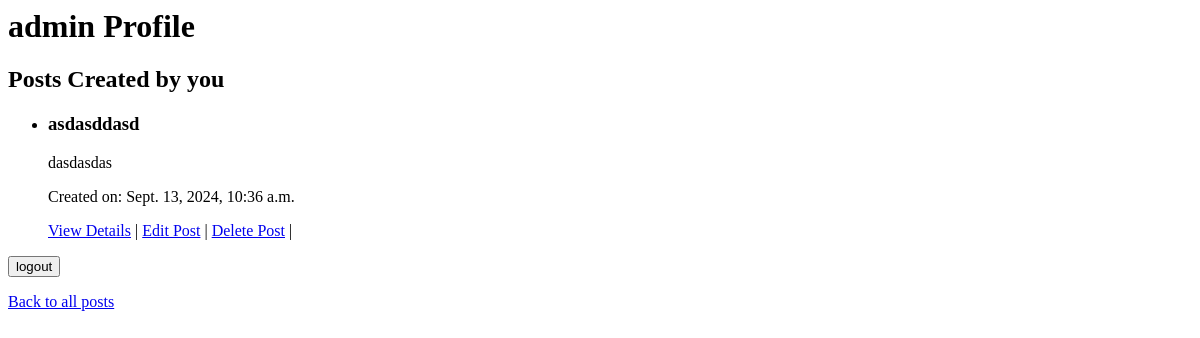
Page /blog/profile/ (signed in) on the earlier database version.
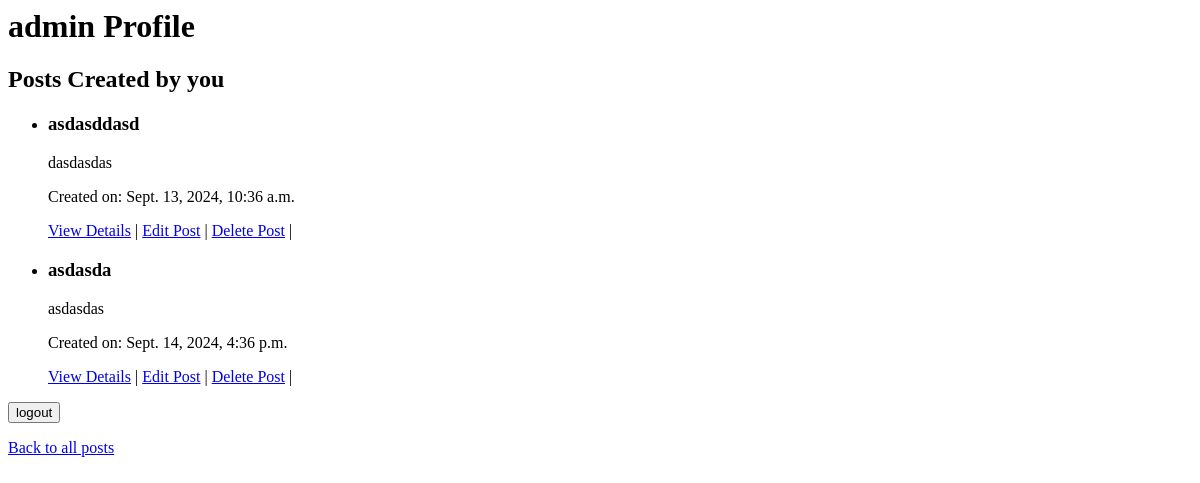
Same page on the later database version.
### blog/models.py (models this page shows, shortened)
class Post(models.Model):
    title = models.CharField(max_length=255)
    content = models.CharField(max_length=255)
    author = models.ForeignKey(User, on_delete=models.CASCADE, related_name="posts")
    created_at = models.DateTimeField(auto_now_add=True)
    updated_at = models.DateTimeField(auto_now=True)

### blog/views/user_view.py (the view)
# urls.py: path('profile/', user_profile, name="profile"),
def user_profile(request):
    if not request.user.is_authenticated:
        return redirect('login')
    posts = Post.objects.filter(author=request.user.id)
    return render(request, 'registration/profile.html', {'posts': posts})

### blog/templates/registration/profile.html (shortened to what this page needs)
<html>
  <head>
  </head>
  <body>
    <h1>{{ user.username }} Profile</h1>
    <h2>Posts Created by you</h2>
    {% if posts %}
    <ul>
      {% for post in posts %}
      <li>
        <h3>{{ post.title }}</h3>
        <p>{{ post.content }}</p>
        <p>Created on: {{ post.created_at }}</p>
        <a href="{% url 'post_detail' post.pk %}">View Details</a> |
        <a href="{% url 'edit_form' post.pk %}"> Edit Post</a> |
        <a href="{% url 'delete_form' post.pk %}"> Delete Post</a> |
      </li>
      {% endfor %}
    </ul>
    {% else %}
    <p>You haven't created any posts yet.</p>
    {% endif %}
    <form method="post" action="{% url 'logout' %}">
      <button type="submit">logout</button>
    </form>
    <a href="{% url 'post_list' %}">Back to all posts</a>
  </body>
</html>

Differences in the rows shown:
added Post: title "asdasda", content "asdasdas", created_at "Sept. 14, 2024, 4:36 p.m."
